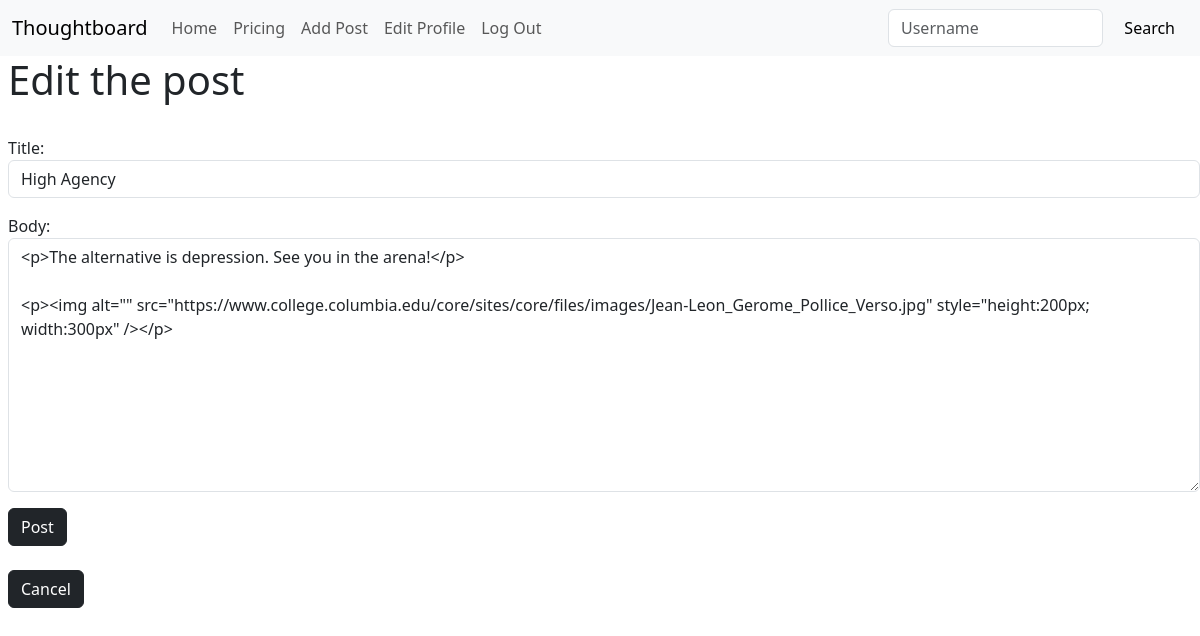
Page /article/edit/21 (signed in) on the committed database.
### theblog/models.py (models this page shows, shortened)
class Post(models.Model):
    title = models.CharField(max_length=255)
    author = models.ForeignKey(User, on_delete=models.CASCADE)
    body = RichTextField(blank=True, null=True)
    published_date = models.DateField(default=timezone.now)

### theblog/views.py (the view)
# urls.py: path("article/edit/<int:pk>", UpdatePostView.as_view(), name="update_post"),
class UpdatePostView(UpdateView):
    model = Post
    template_name = "update_post.html"
    form_class = EditForm

### theblog/forms.py
class EditForm(forms.ModelForm):
    class Meta:
        model = Post
        fields = ("title", "body")
        widgets = {
            "title": forms.TextInput(attrs={"class": "form-control"}),
            "body": forms.Textarea(attrs={"class": "form-control"}),
        }

### theblog/templates/update_post.html (shortened to what this page needs)
{% extends 'base.html' %}
{% block content %}
{% if user.is_authenticated%}
<h1>Edit the post</h1>
<br>
<form method="POST">
    {{ form.as_p }}
    <button class="btn btn-dark">Post</button>
</form>
<br>
<a href="{%url 'home'%}"> <button class="btn btn-dark">Cancel</button></a>
{%endif%}
{% endblock %}

### rows in the picture
Post: title "High Agency", body "<p>The alternative is depression. See you in the arena!</p> <p><img alt=\"\" src=\"https://www.college.columbia.edu/core/sites/core/files/images/Jean-Leon_Gerome_Pollice_Verso.jpg\" style=\"height:200px; width:300px\" /></p>"
